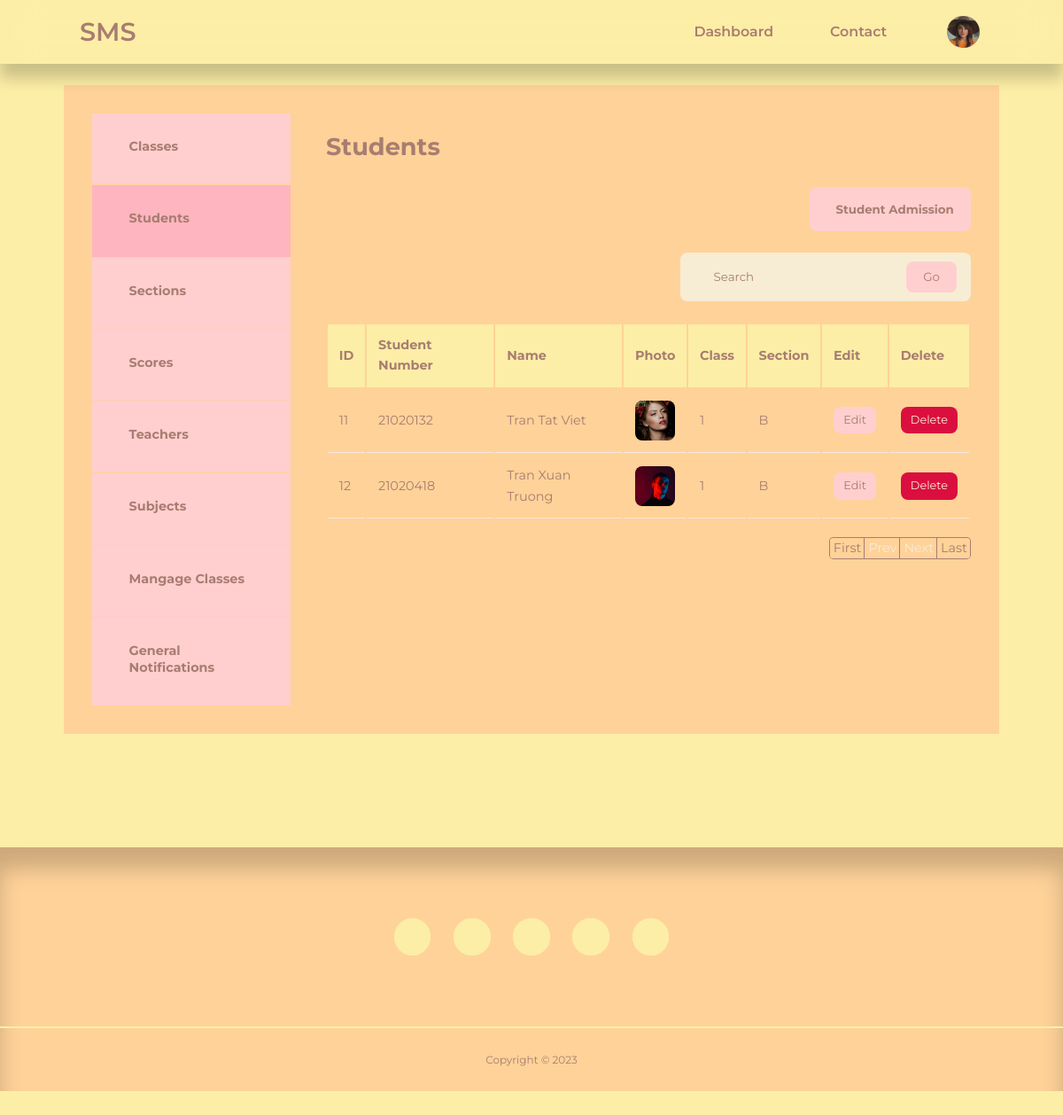
The app's page /admin/students.php (signed in) with its own data.
### tables this page shows
CREATE TABLE `sms_user` (
  `id` int(11) UNSIGNED NOT NULL,
  `firstname` varchar(50) NOT NULL,
  `lastname` varchar(50) NOT NULL,
  `username` varchar(50) NOT NULL,
  `email` varchar(100) NOT NULL,
  `password` varchar(255) NOT NULL,
  `avatar` varchar(255) NOT NULL,
  `is_admin` tinyint(1) NOT NULL
);

CREATE TABLE `sms_students` (
  `id` int(11) UNSIGNED NOT NULL,
  `name` varchar(50) NOT NULL,
  `gender` varchar(50) NOT NULL,
  `dob` date NOT NULL,
  `photo` varchar(255) NOT NULL,
  `mobile` int(11) UNSIGNED NOT NULL,
  `email` varchar(100) NOT NULL,
  `current_address` text NOT NULL,
  `father_name` varchar(50) NOT NULL,
  `father_mobile` int(11) UNSIGNED NOT NULL,
  `father_occupation` varchar(255) NOT NULL,
  `mother_name` varchar(50) NOT NULL,
  `mother_mobile` int(11) UNSIGNED NOT NULL,
  `mother_occupation` varchar(255) NOT NULL,
  `admission_no` int(11) UNSIGNED NOT NULL,
  `class` varchar(50) DEFAULT NULL,
  `section` varchar(50) DEFAULT NULL,
  `admission_date` date NOT NULL
);

### admin/partials/header.php (called while the page is built, shortened)
<?php
require '../partials/header.php';

### admin/students.php (the view, shortened to what this page needs)
<?php
include 'partials/header.php';
$sql = "SELECT * FROM sms_students ORDER BY id";
$no_of_students = mysqli_query($connection, $sql);
?>
<section class="dashboard">
    <div class="container dashboard__container">
        <aside>
            <ul>
				<li><a href="classes.php"><i class="uil uil-presentation-edit"></i>
                    <h5>Classes</h5>
                </a></li>
                <li><a href="students.php" class="active"><i class="uil uil-users-alt"></i>
                    <h5>Students</h5>
                </a></li>
                <li><a href="sections.php"><i class="uil uil-building"></i>
                    <h5>Sections</h5>
                </a></li>
                <li><a href="scores.php"><i class="uil uil-edit"></i>
                    <h5>Scores</h5>
                </a></li>
                <li><a href="teachers.php"><i class="uil uil-users-alt"></i>
                    <h5>Teachers</h5>
                </a></li>
                <li><a href="subjects.php"><i class="uil uil-edit"></i>
                    <h5>Subjects</h5>
                </a></li>
                <?php if(isset($_SESSION['user_is_teacher'])): ?>
                <li><a href="index.php"><i class="uil uil-edit"></i>
                    <h5>Mangage Classes</h5>
                </a></li>
                <?php elseif(isset($_SESSION['user_is_student'])): ?>
                <li><a href="index.php"><i class="uil uil-edit"></i>
                    <h5>Mangage Subjects</h5>
                </a></li>
                <?php endif ?>
                <li><a href="general-notis.php"><i class="uil uil-edit"></i>
                    <h5>General Notifications</h5>
                </a></li>
            </ul>
        </aside>
        <main>
            <h2>Students</h2>
            <div class="utilities-container">
                <p>
                    <?php if(isset($_SESSION['user_is_teacher'])): ?>
                    <button name="student-pop-up" class="btnLogin-popup"><i class="uil uil-user-plus"></i>Student Admission</button>
                    <?php endif ?>
                    <form class="search__bar-container" action="<?= ROOT_URL ?>admin/student-search-logic.php" method="GET">
                    <div class="search-bar">
                        <input type="search" name="student-search" placeholder="Search">
                    </div>
                    <button type="submit" name="submit" class="btn">Go</button>
                    </form>
                </p>
            </div>
            <?php if(mysqli_num_rows($no_of_students) > 0) : ?>
            <table>
                <thead>
                    <tr>
                        <th>ID</th>
                        <th>Student Number</th>
						<th>Name</th>
					    <th>Photo</th>
						<th>Class</th>
						<th>Section</th>
                        <?php if(isset($_SESSION['user_is_teacher'])): ?>
						    <th>Edit</th>
                            <th>Delete</th>
                        <?php endif ?>
                    </tr>
                </thead>
                <tbody>
                <?php
                if (isset($_GET['pageno'])) {
                    $pageno = $_GET['pageno'];
                } else {
                    $pageno = 1;
                }
                $no_of_records_per_page = 10;
                $offset = ($pageno-1) * $no_of_records_per_page;
                $total_pages_sql = "SELECT COUNT(*) FROM sms_students";
                $result = mysqli_query($connection, $total_pages_sql);
                $total_rows = mysqli_fetch_array($result)[0];
                $total_pages = ceil($total_rows / $no_of_records_per_page);
                $query = "SELECT * FROM sms_students ORDER BY id LIMIT $offset, $no_of_records_per_page";
                $students = mysqli_query($connection, $query);
                ?>
                <?php while($student = mysqli_fetch_array($students)) : ?>
                    <tr>
                        <td><?= $student['id'] ?></td>
                        <td><?= $student['admission_no'] ?></td>
                        <td><?= $student['name'] ?></td>
                        <td>
                            <div class="student-photo">
                                <img src="<?= ROOT_URL . 'images/' . $student['photo'] ?>">
                            </div>
                        </td>
                        <td><?= $student['class'] ?></td>
                        <td><?= $student['section'] ?></td>
                        <?php if(isset($_SESSION['user_is_teacher'])): ?>
                            <td><a href="<?= ROOT_URL ?>admin/edit-student.php?email=<?= $student['email']?>" class="btn sm">Edit</a></td>
                            <td><a href="<?= ROOT_URL ?>admin/delete-student.php?email=<?= $student['email']?>" class="btn sm danger">Delete</a></td>
                        <?php endif ?>
                    </tr>
                    <?php endwhile ?>
                </tbody>
            </table>
            <?php else : ?>
                <div class="alert__message error search"><?= "No student found." ?></div>
            <?php endif ?>
            <ul class="pagination">
                <li><a href="?pageno=1">First</a></li>
                <li class="<?php if($pageno <= 1){ echo 'disabled'; } ?>">
                    <a href="<?php if($pageno <= 1){ echo '#'; } else { echo "?pageno=".($pageno - 1); } ?>">Prev</a>
                </li>
                <li class="<?php if($pageno >= $total_pages){ echo 'disabled'; } ?>">
                    <a href="<?php if($pageno >= $total_pages){ echo '#'; } else { echo "?pageno=".($pageno + 1); } ?>">Next</a>
                </li>
                <li><a href="?pageno=<?php echo $total_pages; ?>">Last</a></li>
            </ul>
        </main>
    </div>
</section>
<?php
include '../partials/footer.php';
?>

### partials/header.php (shortened to what this page needs)
<?php
require 'config/database.php';
if(isset($_SESSION['user-id'])) {
    $id = filter_var($_SESSION['user-id'], FILTER_SANITIZE_NUMBER_INT);
    $query = "SELECT avatar FROM sms_user WHERE id = $id";
    $result = mysqli_query($connection, $query);
    $avatar = mysqli_fetch_assoc($result);
}
?>
<!DOCTYPE html>
<html lang=""en>
    <head>
        <link rel="stylesheet" href="<?= ROOT_URL ?>/css/style.css?v=<?php echo time(); ?>">
        <link rel="stylesheet" href="https://unicons.iconscout.com/release/v4.0.0/css/line.css">
    </head>
    <body>
        <nav>
            <div class="container nav__container">
                <a href="<?= ROOT_URL ?>" class="nav__logo">SMS</a>
                <ul class="nav__items">
                    <li><a href="<?= ROOT_URL ?>admin/students.php">Dashboard</a></li>
                    <li><a href="<?= ROOT_URL ?>contact.php">Contact</a></li>
                    <?php if(isset($_SESSION['user-id'])): ?>
                    <li class="nav__profile">
                        <div class="avatar">
                           <img src="<?= ROOT_URL . 'images/' . $avatar['avatar'] ?>">
                        </div>
                    </li>
                    <?php else : ?>
                    <li><a href="<?= ROOT_URL ?>signin.php">Sign In</a></li>
                    <?php endif ?>
                </ul>
            </div>
        </nav>

### records on screen
sms_user: avatar (picture)
sms_students: id "11", admission_no "21020132", name "Tran Tat Viet", photo (picture), class "1", section "B"
sms_students: id "12", admission_no "21020418", name "Tran Xuan Truong", photo (picture), class "1", section "B"
